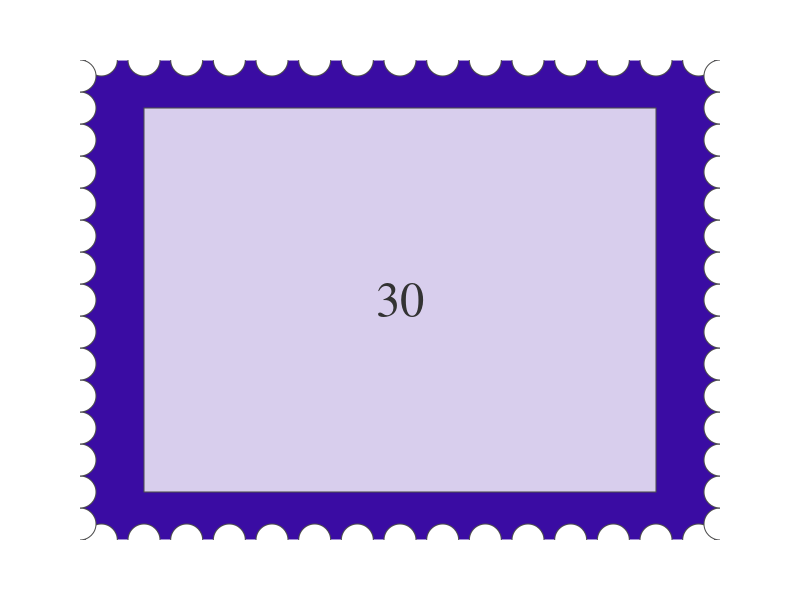

The R source for this figure:


require(grid);require(colorspace);require(gridExtra)

#plot a single stamp
PlotStamp<-function(stampVal=30,stampWidth=.8,stampHeight=.8,outerColor="#3A0CA3",innerColorAlpha=0.2,fontSize=35,plot=F){
nScallops=15
nudgeEdge=0
#Make lighter innercolor based on alpha value that is a lighter, but opaque version
#of the outercolor (by mixing with white)
innerColor=colorspace::hex(colorspace::mixcolor(1-innerColorAlpha,colorspace::hex2RGB(outerColor),colorspace::RGB(1,1,1)))
#define radius of tiny circles that make the scalloped edge on stamp
scallop_radius=(1/nScallops)/2
  x1=scallop_radius
  x=x1+((1:nScallops-1)*(scallop_radius*2))
  y=scallop_radius+((1:nScallops-1)*(scallop_radius*2))
scallopCoords<-data.frame(x=c(x,x,rep(0,length(x)),rep(1,length(x))),
                          y=c(rep(0,length(x)),rep(1,length(x)),y,y),
                          r=scallop_radius)  
vp_stamp<-grid::viewport(width=stampWidth,height=stampHeight,clip="on")

grid::grid.newpage()
# grid::grid.draw(
  stamp_grob <- grid::gTree(children=grid::gList(
    grid::rectGrob(name = "outerRec",
                        x = 0.5, y = 0.5, width=stampWidth,
                        height=stampHeight,
                        gp = grid::gpar(col = "white",fill=outerColor),
                        vp=grid::viewport(x = 0.5, y = 0.5, width=1,
                        height=1,clip="on")),
    grid::rectGrob(name = "innerRec",
                        x = 0.5, y = 0.5, width=stampWidth*.8,
                        height=stampWidth*.8,
                        gp = grid::gpar(col = "gray30",fill=innerColor)),
  grid::circleGrob(name = "scallops",
    x = scallopCoords$x,
    y = scallopCoords$y,
    r = scallopCoords$r,
    gp = grid::gpar(fill = "white", col = "gray30"),
    vp = vp_stamp
    ),
  grid::grid.clip(x = 0.5, y = 0.5, width=stampWidth,
                        height=stampHeight),
  grid::textGrob(label = stampVal,x=0.5,y=0.5,gp = grid::gpar(fontsize=fontSize,
                                                             fontfamily="serif",
                                                             col="gray20"))
))

if(plot){grid::grid.draw(stamp_grob)}
return(stamp_grob)

}

PlotStamp(plot=T)

#add more palettes (coolors.co is a great source)
palettes<-list(
  vaporwave=c("#F72585","#7209B7","#3A0CA3","#4361EE","#4CC9F0")
)

StyleStamps<-function(stamp_data,pal=palettes[[1]]){
  #set scalar for sizing denominations
  #ratio of smallest to largest size
  smallest=0.5
  s<-do.call(rbind,stamp_data)
  sVals<-sort(unique(s$stampVal),decreasing=T)
  #repeat the palette if necessary to match the length of the 
  #number of unique stamp values
  pal_final<-rep_len(pal,length.out = length(sVals))
  sizeDiffs=smallest/(length(sVals)-1)
  size_factors<-c(1,rep(NA,length(sVals)-1))
  for(ii in 2:length(sVals)){size_factors[ii]<-size_factors[[ii-1]]-sizeDiffs}
  return(data.frame(stampVal=sVals,colors=pal_final,size_factors=size_factors))
  }

stamp_data<-list(data.frame(startVal=c(13,10),stampVal=c(13,10),divisor=c(10,13),remaining=c(0,0)))

#Iterate across all stamp_data
Stampify<-function(stamp_data,total_fare){
  maxCol=5 #maximum number of stamps per row
  
  #get color and size info for stamp denominations
  stamp_styles<-StyleStamps(stamp_data)
  
  stamp_batch<-lapply(1:length(stamp_data),function(i){
    #Get each set of stamps from stamp_data
    stampSet_i<-stamp_data[[i]]
    #plot each stamp denomination
    lapply(1:nrow(stampSet_i),function(j){
      #Set largest stampWidth
      defaultWidth=0.8
      #get relative width, scaled by stamp value
      styleRow<-which(stamp_styles$stampVal==stampSet_i$startVal[j])
      rel_width<-defaultWidth*stamp_styles$size_factors[styleRow]
      PlotStamp(stampSet_i$stampVal[j],stampWidth =rel_width,stampHeight=rel_width,
                outerColor=stamp_styles$colors[styleRow])
    })
  })
  batch1<-do.call(grid::gList,stamp_batch[[1]])  
  cowplot::plot_grid(batch1[[1]],batch1[[2]],ncol=2)
  gridExtra::grid.arrange(batch1,ncol=2)
  }